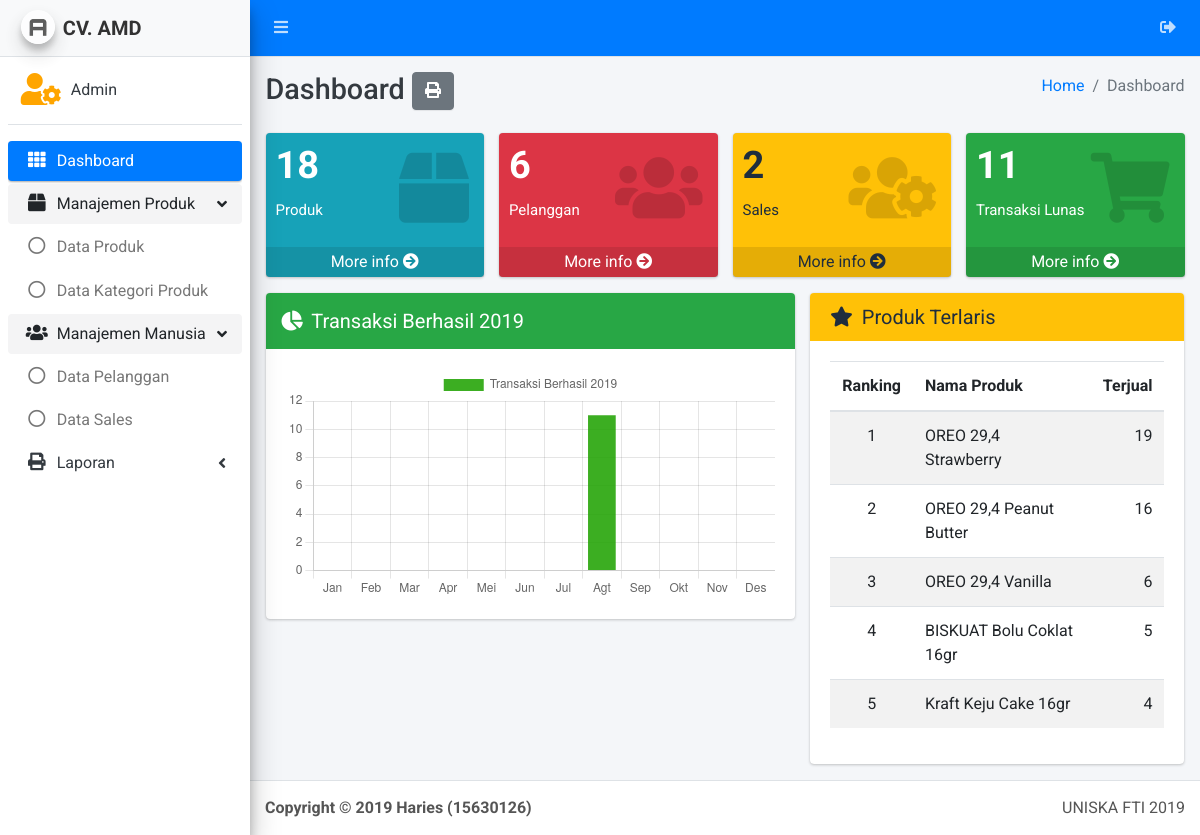
Before: /admin/index.php (signed in) with the older database file.
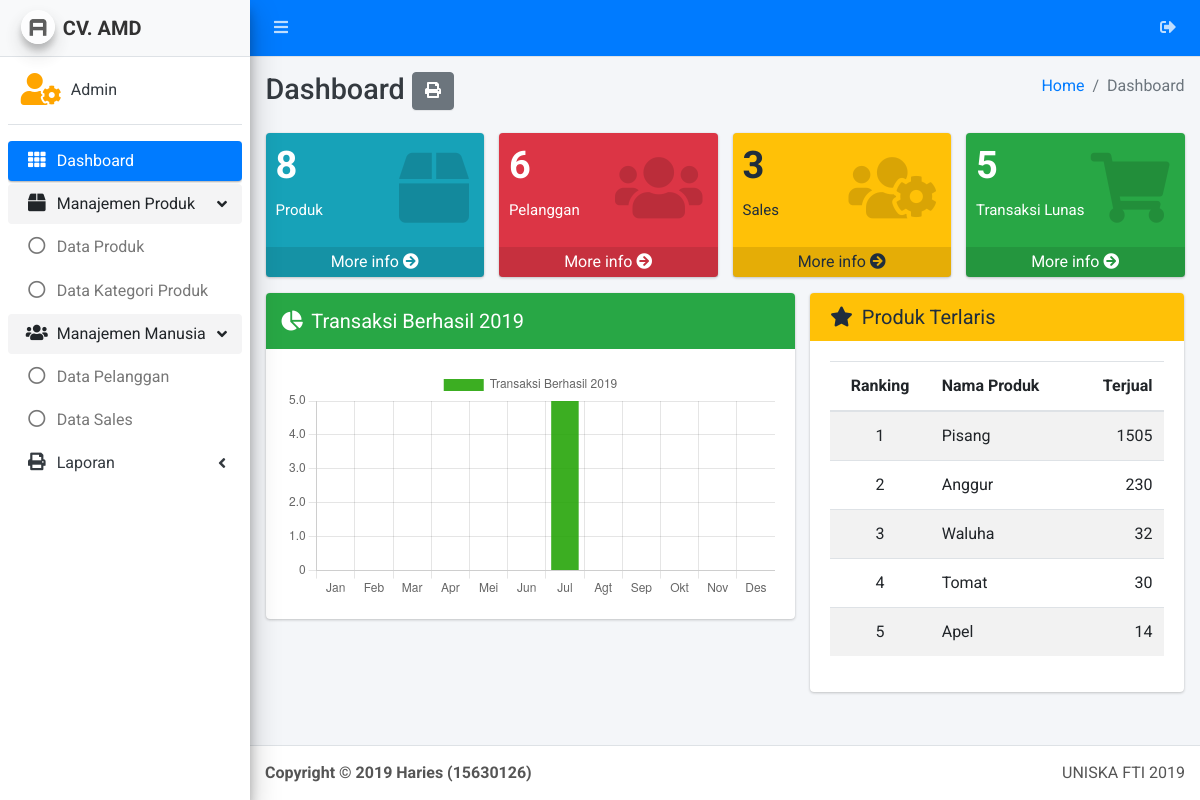
After: the same page with the newer database file.
### tables this page shows
CREATE TABLE `produk` (
  `id` int(11) NOT NULL,
  `nama_produk` varchar(180) NOT NULL,
  `harga_produk` int(11) NOT NULL,
  `foto_utama` varchar(180) NOT NULL,
  `stok` int(11) NOT NULL
);

### admin/dashboard_job.php (called while the page is built, shortened)
<?php
$produks = $conn->query("SELECT * FROM produk");
$c_produks = mysqli_num_rows($produks);
$sales = $conn->query("SELECT * FROM sales");
$c_sales = mysqli_num_rows($sales);
$lunas = $conn->query("SELECT * FROM penjualan WHERE status='lunas'");
$c_lunas = mysqli_num_rows($lunas);
$terlaris = $conn->query("SELECT p.id, p.nama_produk, p.harga_produk, SUM(pr.jumlah) as tot
                        FROM produk p
                        LEFT JOIN kategori_produk kp on p.id = kp.id_produk
                        LEFT JOIN produk_record pr
                        on p.id = pr.id_produk
                        GROUP BY p.id ORDER BY tot DESC LIMIT 5");
?>

### admin/index.php (the view, shortened to what the changed rows need)
<?php include('core/header.php') ?>
<?php include('dashboard_job.php') ?>
<div class="content-wrapper">
    <div class="content-header">
      <div class="container-fluid">
        <div class="row mb-2">
          <div class="col-sm-6">
            <h1 class="m-0 text-dark mr-1">Dashboard
                <button
                onclick="bukajendela('laporan/cetak_dashboard.php')"
                class="btn btn-secondary">
                    <i class="fas fa-print"></i>
                </button>
            </h1>
          </div>
        </div>
      </div>
    </div>
    <section class="content">
      <div class="container-fluid">
        <div class="row">
          <div class="col-lg-3 col-6">
            <div class="small-box bg-info">
              <div class="inner">
                <h3><?php echo $c_produks ?></h3>
                <p>Produk</p>
              </div>
            </div>
          </div>
          <div class="col-lg-3 col-6">
            <div class="small-box bg-warning">
              <div class="inner">
                <h3><?php echo $c_sales ?></h3>
                <p>Sales</p>
              </div>
            </div>
          </div>
          <div class="col-lg-3 col-6">
            <div class="small-box bg-success">
              <div class="inner">
                <h3><?php echo $c_lunas ?></h3>
                <p>Transaksi Lunas</p>
              </div>
            </div>
          </div>
        </div>
        <div class="row">
            <section class="col-lg-7 connectedSortable">
                <div class="card card-success">
                    <div class="card-body">
                        <div class="chart">
                            <canvas id="barChart" style="height:230px"></canvas>
                        </div>
                    </div>
                </div>
            </section>
            <section class="col-lg-5 connectedSortable">
            <div class="card card-warning">
              <div class="card-body">
                <div id="terlaris" style="width: 100%;">
                    <table class="table table-striped">
                        <thead>
                            <tr>
                                <th class="text-center">Ranking</th>
                                <th>Nama Produk</th>
                                <th class="text-right">Terjual</th>
                            </tr>
                        </thead>
                        <tbody>
                            <?php $no=1; while($row = mysqli_fetch_assoc($terlaris)) { ?>
                                <tr>
                                    <td class="text-center"><?php echo $no; ?></td>
                                    <td><?php echo $row['nama_produk'] ?></td>
                                    <td class="text-right"><?php echo $row['tot'] ?></td>
                                </tr>
                            <?php $no++; } ?>
                        </tbody>
                    </table>
                </div>
              </div>
            </div>
          </section>
        </div>
      </div>
    </section>
  </div>
<?php include('core/footer.php') ?>

Changed rows visible on the page:
removed produk: nama_produk "OREO 29,4 Strawberry", tot "19"
removed produk: nama_produk "OREO 29,4 Peanut Butter", tot "16"
removed produk: nama_produk "OREO 29,4 Vanilla", tot "6"
removed produk: nama_produk "BISKUAT Bolu Coklat 16gr", tot "5"
removed produk: nama_produk "Kraft Keju Cake 16gr", tot "4"
added produk: nama_produk "Pisang", tot "1505"
added produk: nama_produk "Anggur", tot "230"
added produk: nama_produk "Waluha", tot "32"
added produk: nama_produk "Tomat", tot "30"
added produk: nama_produk "Apel", tot "14"
Other visible differences:
$c_produks: "18" → "8"
$c_sales: "2" → "3"
$c_lunas: "11" → "5"
chart data {{ $solo }}: 0, 0, 0, 0, 0, 0, 0, 11, 0, 0, 0, 0 → 0, 0, 0, 0, 0, 0, 5, 0, 0, 0, 0, 0
